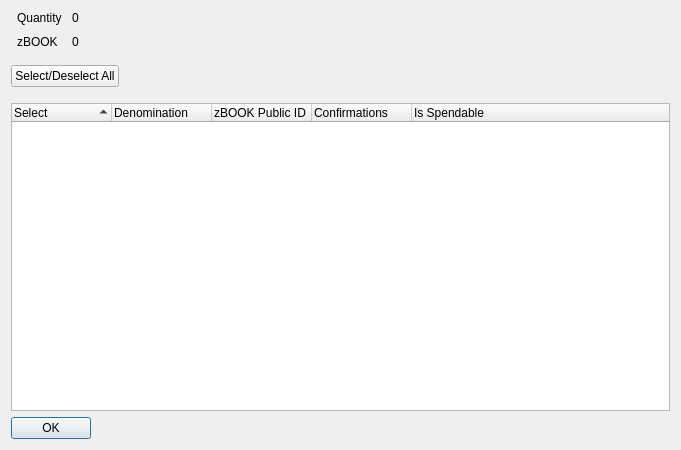
<?xml version="1.0" encoding="UTF-8"?>
<ui version="4.0">
 <class>ZBOOKControlDialog</class>
 <widget class="QDialog" name="ZBOOKControlDialog">
  <property name="geometry">
   <rect>
    <x>0</x>
    <y>0</y>
    <width>681</width>
    <height>450</height>
   </rect>
  </property>
  <property name="minimumSize">
   <size>
    <width>681</width>
    <height>450</height>
   </size>
  </property>
  <property name="windowTitle">
   <string>Select zBOOK to Spend</string>
  </property>
  <layout class="QVBoxLayout" name="verticalLayout" stretch="0,0,0,0">
   <item>
    <layout class="QHBoxLayout" name="horizontalLayout" stretch="0,0">
     <property name="spacing">
      <number>-1</number>
     </property>
     <property name="bottomMargin">
      <number>10</number>
     </property>
     <item>
      <layout class="QFormLayout" name="formLayout">
       <property name="horizontalSpacing">
        <number>10</number>
       </property>
       <property name="verticalSpacing">
        <number>10</number>
       </property>
       <property name="leftMargin">
        <number>6</number>
       </property>
       <property name="rightMargin">
        <number>6</number>
       </property>
       <item row="0" column="0">
        <widget class="QLabel" name="labelQuantity">
         <property name="text">
          <string>Quantity</string>
         </property>
        </widget>
       </item>
       <item row="0" column="1">
        <widget class="QLabel" name="labelQuantity_int">
         <property name="text">
          <string>0</string>
         </property>
        </widget>
       </item>
       <item row="1" column="0">
        <widget class="QLabel" name="labelZBOOK">
         <property name="text">
          <string>zBOOK</string>
         </property>
        </widget>
       </item>
       <item row="1" column="1">
        <widget class="QLabel" name="labelZBOOK_int">
         <property name="text">
          <string>0</string>
         </property>
        </widget>
       </item>
      </layout>
     </item>
     <item>
      <spacer name="horizontalSpacer_2">
       <property name="orientation">
        <enum>Qt::Horizontal</enum>
       </property>
       <property name="sizeHint" stdset="0">
        <size>
         <width>40</width>
         <height>20</height>
        </size>
       </property>
      </spacer>
     </item>
    </layout>
   </item>
   <item>
    <layout class="QHBoxLayout" name="horizontalLayout3" stretch="0,0">
     <property name="spacing">
      <number>14</number>
     </property>
     <property name="bottomMargin">
      <number>10</number>
     </property>
     <item>
      <widget class="QPushButton" name="pushButtonAll">
       <property name="text">
        <string>Select/Deselect All</string>
       </property>
      </widget>
     </item>
     <item>
      <spacer name="horizontalSpacer">
       <property name="orientation">
        <enum>Qt::Horizontal</enum>
       </property>
       <property name="sizeHint" stdset="0">
        <size>
         <width>40</width>
         <height>20</height>
        </size>
       </property>
      </spacer>
     </item>
    </layout>
   </item>
   <item>
    <widget class="QTreeWidget" name="treeWidget">
     <property name="sizePolicy">
      <sizepolicy hsizetype="Expanding" vsizetype="Expanding">
       <horstretch>0</horstretch>
       <verstretch>0</verstretch>
      </sizepolicy>
     </property>
     <property name="minimumSize">
      <size>
       <width>0</width>
       <height>250</height>
      </size>
     </property>
     <property name="alternatingRowColors">
      <bool>true</bool>
     </property>
     <property name="sortingEnabled">
      <bool>true</bool>
     </property>
     <property name="columnCount">
      <number>5</number>
     </property>
     <attribute name="headerDefaultSectionSize">
      <number>100</number>
     </attribute>
     <column>
      <property name="text">
       <string notr="true">Select</string>
      </property>
     </column>
     <column>
      <property name="text">
       <string notr="true">Denomination</string>
      </property>
     </column>
     <column>
      <property name="text">
       <string notr="true">zBOOK Public ID</string>
      </property>
     </column>
     <column>
      <property name="text">
       <string notr="true">Confirmations</string>
      </property>
     </column>
     <column>
      <property name="text">
       <string>Is Spendable</string>
      </property>
     </column>
    </widget>
   </item>
   <item>
    <widget class="QDialogButtonBox" name="buttonBox">
     <property name="sizePolicy">
      <sizepolicy hsizetype="Maximum" vsizetype="Fixed">
       <horstretch>0</horstretch>
       <verstretch>0</verstretch>
      </sizepolicy>
     </property>
     <property name="orientation">
      <enum>Qt::Horizontal</enum>
     </property>
     <property name="standardButtons">
      <set>QDialogButtonBox::Ok</set>
     </property>
    </widget>
   </item>
  </layout>
 </widget>
 <resources/>
 <connections>
  <connection>
   <sender>buttonBox</sender>
   <signal>accepted()</signal>
   <receiver>ZBOOKControlDialog</receiver>
   <slot>accept()</slot>
   <hints>
    <hint type="sourcelabel">
     <x>248</x>
     <y>254</y>
    </hint>
    <hint type="destinationlabel">
     <x>157</x>
     <y>274</y>
    </hint>
   </hints>
  </connection>
  <connection>
   <sender>buttonBox</sender>
   <signal>rejected()</signal>
   <receiver>ZBOOKControlDialog</receiver>
   <slot>reject()</slot>
   <hints>
    <hint type="sourcelabel">
     <x>316</x>
     <y>260</y>
    </hint>
    <hint type="destinationlabel">
     <x>286</x>
     <y>274</y>
    </hint>
   </hints>
  </connection>
 </connections>
</ui>
